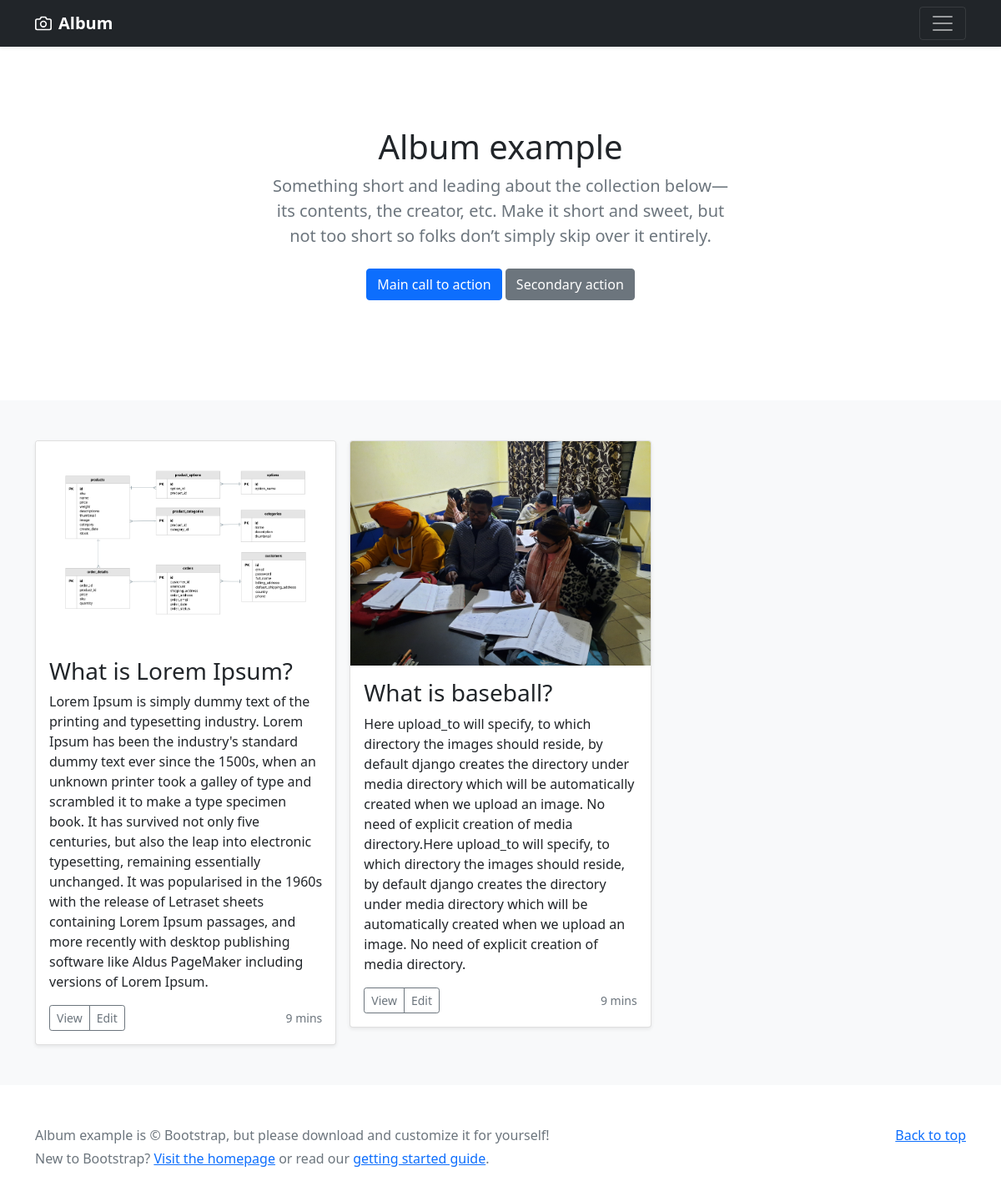
The page / on the database its author committed.
### loginpage/models.py (models this page shows, shortened)
class Post(models.Model):
    title = models.CharField(max_length=200)
    image = models.ImageField(upload_to='images/', default='images/default.jpg')
    text = models.TextField()

### loginpage/views.py (the view)
# urls.py: 2. Add a URL to urlpatterns:  path('', views.home, name='home')
def home(request):
    posts = Post.objects.all()
    return render(request, "homepage.html", {'posts':posts} )

### loginpage/templates/homepage.html
{% extends 'base.html' %}
{% load static %}
{% block content %}
    <section class="py-5 text-center container">
    <div class="row py-lg-5">
      <div class="col-lg-6 col-md-8 mx-auto">
        <h1 class="fw-light">Album example</h1>
        <p class="lead text-muted">Something short and leading about the collection below—its contents, the creator, etc. Make it short and sweet, but not too short so folks don’t simply skip over it entirely.</p>
        <p>
          <a href="#" class="btn btn-primary my-2">Main call to action</a>
          <a href="#" class="btn btn-secondary my-2">Secondary action</a>
        </p>
      </div>
    </div>
  </section>
  <div class="album py-5 bg-light">
    <div class="container">
      <div class="row row-cols-1 row-cols-sm-2 row-cols-md-3 g-3">
          {% for post in posts %}
        <div class="col">
          <div class="card shadow-sm">
            <img class="card-img-top" src="{{ post.image.url }}">
            <div class="card-body">
                <h3 class="card-title">{{ post.title }}</h3>
              <p class="card-text">{{ post.text }}</p>
              <div class="d-flex justify-content-between align-items-center">
                <div class="btn-group">
                  <a href="{% url 'page' pk=post.pk %}" type="button" class="btn btn-sm btn-outline-secondary">View</a>
                  <button type="button" class="btn btn-sm btn-outline-secondary">Edit</button>
                </div>
                <small class="text-muted">9 mins</small>
              </div>
            </div>
          </div>
        </div>
        {% endfor %}
             </div>
    </div>
  </div>
{% endblock %}

### templates/base.html (shortened to what this page needs)
{% load static %}
<!doctype html>
<html lang="en">
  <head>
<link rel="stylesheet" type="text/css" href="{% static 'loginpage/css/bootstrap.css' %}">
  </head>
  <body>
<header>
  <div class="navbar navbar-dark bg-dark shadow-sm">
    <div class="container">
      <a href="{% url 'home' %}" class="navbar-brand d-flex align-items-center">
        <strong>Album</strong>
      </a>
      <button class="navbar-toggler" type="button" data-bs-toggle="collapse" data-bs-target="#navbarHeader" aria-controls="navbarHeader" aria-expanded="false" aria-label="Toggle navigation">
        <span class="navbar-toggler-icon"></span>
      </button>
    </div>
  </div>
</header>
<main>
        {% block content %}
        {% endblock %}
</main>
<footer class="text-muted py-5">
  <div class="container">
    <p class="float-end mb-1">
      <a href="#">Back to top</a>
    </p>
    <p class="mb-1">Album example is &copy; Bootstrap, but please download and customize it for yourself!</p>
    <p class="mb-0">New to Bootstrap? <a href="/">Visit the homepage</a> or read our <a href="/docs/5.1/getting-started/introduction/">getting started guide</a>.</p>
  </div>
</footer>
  </body>
</html>

### rows shown on the page
Post: image (picture), title "What is Lorem Ipsum?", text "Lorem Ipsum is simply dummy text of the printing and typesetting industry. Lorem Ipsum has been the industry's standard dummy text ever since the 1500s, when an unknown printer took a galley of type and scrambled it to make a type specimen book. It has survived not only five centuries, but also the leap into electronic typesetting, remaining essentially unchanged. It was popularised in the 1960s with the release of Letraset sheets containing Lorem Ipsum passages, and more recently with desktop publishing software like Aldus PageMaker including versions of Lorem Ipsum."
Post: image (picture), title "What is baseball?", text "Here upload_to will specify, to which directory the images should reside, by default django creates the directory under media directory which will be automatically created when we upload an image. No need of explicit creation of media directory.Here upload_to will specify, to which directory the images should reside, by default django creates the directory under media directory which will be automatically created when we upload an image. No need of explicit creation of media directory."
